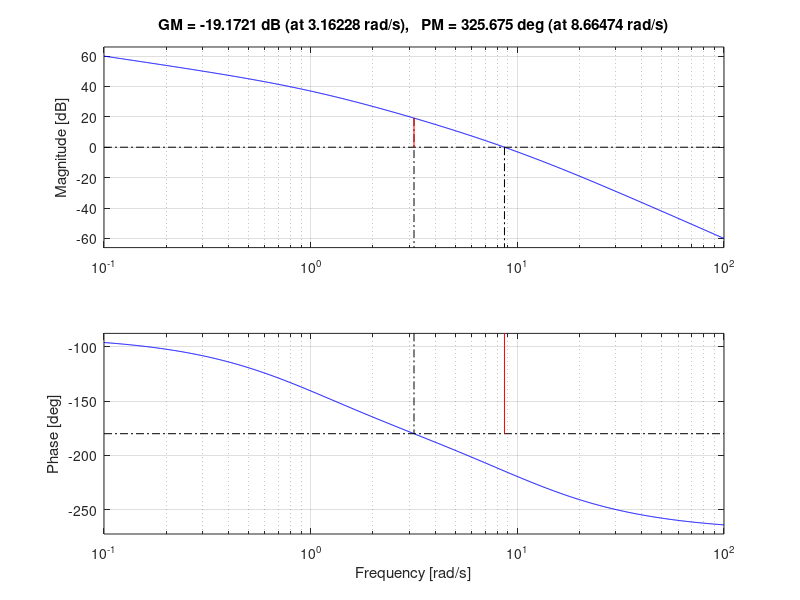

Recreate this plot in MATLAB.
%% Setup
s = tf('s');

%% 4.1 Basics
% 4.1.1

G = 3*(-s+1)/((5*s+1)*(10*s+1));
[Gm, Pm, wp, wc] = margin(G);
margin(G);


% Need Pm = 30 deg at wc = 0.4 rad/s
phase_rec = 35;
Beta = 0.48; % Approx
w_c = 0.4;   % rad/s

tau_D = 1/(w_c*sqrt(Beta));
K = 1;

F = K*(tau_D*s + 1)/(Beta*tau_D + 1);
%%
margin(F*G)


%% 4.2 Disturbance Attenuation

F = 1000/(s^3 + 11*s^2 + 10*s);
margin(F)